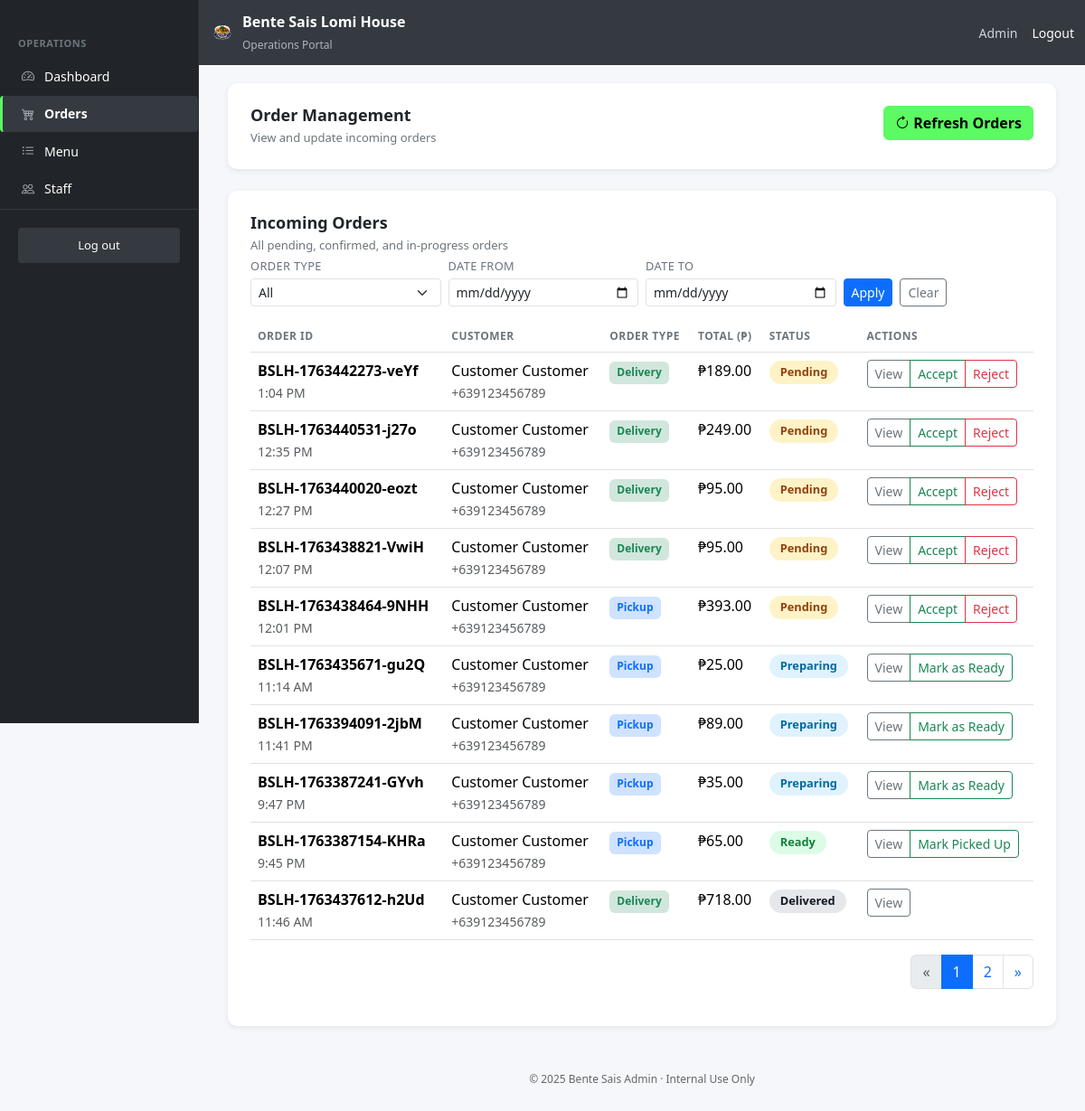
/admin/manage_orders.php (signed in), run on the app's committed database.
### tables this page shows
CREATE TABLE `order_customer_details` (
  `detail_id` int(11) NOT NULL,
  `order_id` int(11) NOT NULL,
  `customer_first_name` varchar(50) NOT NULL,
  `customer_last_name` varchar(50) NOT NULL,
  `customer_phone` varchar(20) NOT NULL,
  `customer_email` varchar(100) DEFAULT NULL,
  `order_notes` text DEFAULT NULL
);

CREATE TABLE `orders` (
  `order_id` int(11) NOT NULL,
  `order_number` varchar(20) NOT NULL,
  `user_id` int(11) DEFAULT NULL,
  `order_type` enum('pickup','delivery') NOT NULL,
  `order_time` datetime NOT NULL,
  `preferred_time` datetime DEFAULT NULL,
  `status` enum('pending','confirmed','preparing','ready','out_for_delivery','delivered','completed','cancelled') DEFAULT 'pending',
  `subtotal` decimal(10,2) NOT NULL DEFAULT 0.00,
  `delivery_fee` decimal(10,2) NOT NULL DEFAULT 0.00,
  `tip_amount` decimal(10,2) NOT NULL DEFAULT 0.00,
  `total_amount` decimal(10,2) NOT NULL DEFAULT 0.00,
  `handler_id` int(11) DEFAULT NULL,
  `driver_id` int(11) DEFAULT NULL,
  `confirmed_at` datetime DEFAULT NULL,
  `preparing_at` datetime DEFAULT NULL,
  `ready_at` datetime DEFAULT NULL,
  `out_for_delivery_at` datetime DEFAULT NULL,
  `delivered_at` datetime DEFAULT NULL,
  `cancelled_at` datetime DEFAULT NULL,
  `created_at` datetime DEFAULT current_timestamp(),
  `updated_at` datetime DEFAULT current_timestamp() ON UPDATE current_timestamp()
);

### admin/manage_orders.php (the view, shortened to what this page needs)
<?php
include __DIR__ . '/includes/header.php';
$date_from = $_GET['date_from'] ?? '';
$date_to   = $_GET['date_to'] ?? '';
$whereClauses = ["1=1"];
$whereSql = implode(' AND ', $whereClauses);
$perPage = 10;
$page = isset($_GET['page']) && ctype_digit($_GET['page']) && (int)$_GET['page'] > 0
    ? (int)$_GET['page']
    : 1;
$count_sql = "
    SELECT COUNT(*) AS total
    FROM orders o
    LEFT JOIN order_customer_details ocd ON o.order_id = ocd.order_id
    WHERE {$whereSql}
";
$count_result = $conn->query($count_sql);
$total_rows = $count_result ? (int)$count_result->fetch_assoc()['total'] : 0;
$total_pages = max(1, (int)ceil($total_rows / $perPage));
$offset = ($page - 1) * $perPage;
$queryParams = $_GET;
unset($queryParams['page']);
$baseQuery = http_build_query($queryParams);
$paginationBaseUrl = 'manage_orders.php' . ($baseQuery ? '?' . $baseQuery . '&' : '?');
$orders_query = "
    SELECT
        o.order_id,
        o.order_number,
        o.order_type,
        o.total_amount,
        o.status,
        o.created_at,
        ocd.customer_first_name,
        ocd.customer_last_name,
        ocd.customer_phone
    FROM orders o
    LEFT JOIN order_customer_details ocd ON o.order_id = ocd.order_id
    WHERE {$whereSql}
    ORDER BY
        CASE o.status
            WHEN 'pending' THEN 1
            WHEN 'confirmed' THEN 2
            WHEN 'preparing' THEN 3
            WHEN 'ready' THEN 4
            WHEN 'out_for_delivery' THEN 5
            ELSE 6
        END,
        o.created_at DESC
    LIMIT {$perPage} OFFSET {$offset};
";
$orders_result = $conn->query($orders_query);
?>
<div class="container-fluid">
  <?php include __DIR__ . '/includes/sidebar.php'; ?>
  <main class="main-content">
    <section class="content-card mb-4">
      <div class="content-card-header">
        <div class="left">
          <h2>Order Management</h2>
          <p>View and update incoming orders</p>
        </div>
        <div class="right">
          <button class="btn btn-success" id="btn-refresh">
            <i class="bi bi-arrow-clockwise"></i> Refresh Orders
          </button>
        </div>
      </div>
    </section>
    <section class="content-card">
      <div class="content-card-header">
        <div class="left">
          <h2>Incoming Orders</h2>
          <p>All pending, confirmed, and in-progress orders</p>
        </div>
      </div>
      <form class="row g-2 mb-3 filter-form" method="get">
        <div class="col-md-3 col-sm-6">
          <label class="form-label mb-1">Order Type</label>
          <select class="form-select form-select-sm" name="order_type">
            <option value="">All</option>
          </select>
        </div>
        <div class="col-md-3 col-sm-6">
          <label class="form-label mb-1">Date From</label>
          <input type="date"
                 class="form-control form-control-sm"
                 name="date_from"
                 value="<?= htmlspecialchars($date_from) ?>">
        </div>
        <div class="col-md-3 col-sm-6">
          <label class="form-label mb-1">Date To</label>
          <input type="date"
                 class="form-control form-control-sm"
                 name="date_to"
                 value="<?= htmlspecialchars($date_to) ?>">
        </div>
        <div class="col-md-3 col-sm-6 d-flex align-items-end">
          <button type="submit" class="btn btn-primary btn-sm me-2">Apply</button>
          <a href="manage_orders.php" class="btn btn-outline-secondary btn-sm">Clear</a>
        </div>
      </form>
      <div class="table-responsive">
        <table class="table table-hover">
          <thead>
            <tr>
              <th>Order ID</th>
              <th>Customer</th>
              <th>Order Type</th>
              <th>Total (₱)</th>
              <th>Status</th>
              <th>Actions</th>
            </tr>
          </thead>
          <tbody>
            <?php if ($orders_result && $orders_result->num_rows > 0): ?>
              <?php while($order = $orders_result->fetch_assoc()): ?>
                <?php
                  $status = $order['status'];
                  $status_map = [
                    'pending'          => 'status-pending',
                    'confirmed'        => 'status-confirmed',
                    'preparing'        => 'status-preparing',
                    'ready'            => 'status-ready',
                    'out_for_delivery' => 'status-out-for-delivery',
                    'delivered'        => 'status-delivered',
                    'completed'        => 'status-completed',
                    'cancelled'        => 'status-cancelled',
                  ];
                  $status_class = $status_map[$status] ?? '';
                  $customer_name = htmlspecialchars(($order['customer_first_name'] ?? '') . ' ' . ($order['customer_last_name'] ?? ''));
                ?>
                <tr data-row-id="<?= (int)$order['order_id'] ?>">
                  <td>
                    <strong><?= htmlspecialchars($order['order_number'] ?? $order['order_id']) ?></strong><br>
                    <small class="text-muted"><?= date('g:i A', strtotime($order['created_at'])) ?></small>
                  </td>
                  <td>
                    <?= $customer_name ?><br>
                    <small class="text-muted"><?= htmlspecialchars($order['customer_phone'] ?? '') ?></small>
                  </td>
                  <td>
                    <?php if ($order['order_type'] == 'delivery'): ?>
                      <span class="badge bg-success-subtle text-success">Delivery</span>
                    <?php else: ?>
                      <span class="badge bg-primary-subtle text-primary">Pickup</span>
                    <?php endif; ?>
                  </td>
                  <td>₱<?= number_format((float)$order['total_amount'], 2) ?></td>
                  <td>
                    <span class="status-badge <?= $status_class ?>">
                      <?= htmlspecialchars(ucfirst(str_replace('_', ' ', $status))) ?>
                    </span>
                  </td>
                  <td>
                    <div class="btn-group btn-group-sm">
                      <button class="btn btn-outline-secondary btn-view"
                              data-order-id="<?= (int)$order['order_id'] ?>">
                        View
                      </button>
                      <?php if ($status == 'pending'): ?>
                        <button
                          class="btn btn-outline-success btn-accept"
                          data-order-id="<?= (int)$order['order_id'] ?>"
                          data-total="<?= (float)$order['total_amount'] ?>"
                          data-customer="<?= $customer_name ?>"
                        >
                          Accept
                        </button>
                        <button class="btn btn-outline-danger">Reject</button>
                      <?php elseif ($status == 'confirmed' || $status == 'preparing'): ?>
                        <button class="btn btn-outline-success">Mark as Ready</button>
                      <?php elseif ($status == 'ready' && $order['order_type'] == 'delivery'): ?>
                        <button class="btn btn-outline-success">Mark Out for Delivery</button>
                      <?php elseif ($status == 'ready' && $order['order_type'] == 'pickup'): ?>
                        <button class="btn btn-outline-success">Mark Picked Up</button>
                      <?php elseif ($status == 'out_for_delivery'): ?>
                         <button class="btn btn-outline-success">Mark Delivered</button>
                      <?php endif; ?>
                    </div>
                  </td>
                </tr>
              <?php endwhile; ?>
            <?php else: ?>
              <tr>
                <td colspan="6" class="text-center text-muted">No orders found for this filter.</td>
              </tr>
            <?php endif; ?>
          </tbody>
        </table>
      </div>
      <?php if ($total_pages > 1): ?>
        <nav aria-label="Orders pagination">
          <ul class="pagination justify-content-end">
            <li class="page-item <?= $page <= 1 ? 'disabled' : '' ?>">
              <?php if ($page <= 1): ?>
                <span class="page-link" aria-label="Previous">&laquo;</span>
              <?php else: ?>
                <a class="page-link"
                   href="<?= htmlspecialchars($paginationBaseUrl . 'page=' . ($page - 1)) ?>"
                   aria-label="Previous">&laquo;</a>
              <?php endif; ?>
            </li>
            <?php for ($p = 1; $p <= $total_pages; $p++): ?>
              <li class="page-item <?= $p == $page ? 'active' : '' ?>">
                <a class="page-link"
                   href="<?= htmlspecialchars($paginationBaseUrl . 'page=' . $p) ?>">
                  <?= $p ?>
                </a>
              </li>
            <?php endfor; ?>
            <li class="page-item <?= $page >= $total_pages ? 'disabled' : '' ?>">
              <?php if ($page >= $total_pages): ?>
                <span class="page-link" aria-label="Next">&raquo;</span>
              <?php else: ?>
                <a class="page-link"
                   href="<?= htmlspecialchars($paginationBaseUrl . 'page=' . ($page + 1)) ?>"
                   aria-label="Next">&raquo;</a>
              <?php endif; ?>
            </li>
          </ul>
        </nav>
      <?php endif; ?>
    </section>
  </main>
</div>
<?php include __DIR__ . '/includes/footer.php'; ?>

### assets/css/admin_dashboard.css (style rules this page uses)
:root { --avocado-green: #5cfa63; --sidebar-width: 220px; }
body { font-family: "Segoe UI", Arial, sans-serif; background-color: #f5f7fa; }
.main-content { margin-left: var(--sidebar-width); padding: 20px; transition: margin-left 0.3s ease; }
.content-card { background: #fff; padding: 25px; border-radius: 10px; box-shadow: 0 2px 6px rgba(0,0,0,0.08); margin-bottom: 20px; }
.content-card-header { display: flex; justify-content: space-between; flex-wrap: wrap; gap: 12px; align-items: flex-start; }
.content-card-header .left h2 { font-size: 18px; color: #212529; margin: 0; font-weight: 600; line-height: 1.2; }
.content-card-header .left p { font-size: 13px; color: #6c757d; margin: 4px 0 0; }
.badge { display: inline-block; font-size: 12px; line-height: 1.4; padding: 4px 8px; border-radius: 6px; font-weight: 600; }
.btn-success { background-color: var(--avocado-green); border-color: var(--avocado-green); color: #000; font-weight: 600; }
.table th { border-top: none; font-weight: 600; font-size: 12px; text-transform: uppercase; letter-spacing: .04em; color: #6c757d; }
.table .btn-group .btn { display: inline-flex; align-items: center; gap: 5px; }
.form-label { font-size: 13px; font-weight: 500; color: #343a40; margin-bottom: 4px; }

### admin/includes/header.php (style rules this page uses)
.status-badge { display: inline-block; padding: 3px 12px; border-radius: 999px; font-size: 0.8rem; font-weight: 600; white-space: nowrap; }
.status-pending { background-color: #fef3c7; color: #92400e; }
.status-preparing { background-color: #e0f2fe; color: #0369a1; }
.status-ready { background-color: #dcfce7; color: #15803d; }
.status-delivered, .status-completed { background-color: #e5e7eb; color: #111827; }

### admin/manage_orders.php (style rules this page uses)
.status-badge { display: inline-block; padding: 3px 12px; border-radius: 999px; font-size: 0.8rem; font-weight: 600; white-space: nowrap; }
.status-pending { background:#fef3c7; color:#92400e; }
.status-preparing { background:#e0f2fe; color:#0369a1; }
.status-ready { background:#dcfce7; color:#15803d; }
.status-delivered, .status-completed { background:#e5e7eb; color:#111827; }
.filter-form .form-label { font-size: .8rem; text-transform: uppercase; letter-spacing: .03em; color: #6b7280; }

### data on the page
order_customer_details: order.order_number "BSLH-1763442273-veYf", order.created_at "1:04 PM", customer_name "Customer Customer", customer_phone "+639123456789", shows "Delivery", order.total_amount "189.00", order.status "Pending"
order_customer_details: order.order_number "BSLH-1763440531-j27o", order.created_at "12:35 PM", customer_name "Customer Customer", customer_phone "+639123456789", shows "Delivery", order.total_amount "249.00", order.status "Pending"
order_customer_details: order.order_number "BSLH-1763440020-eozt", order.created_at "12:27 PM", customer_name "Customer Customer", customer_phone "+639123456789", shows "Delivery", order.total_amount "95.00", order.status "Pending"
order_customer_details: order.order_number "BSLH-1763438821-VwiH", order.created_at "12:07 PM", customer_name "Customer Customer", customer_phone "+639123456789", shows "Delivery", order.total_amount "95.00", order.status "Pending"
order_customer_details: order.order_number "BSLH-1763438464-9NHH", order.created_at "12:01 PM", customer_name "Customer Customer", customer_phone "+639123456789", shows "Pickup", order.total_amount "393.00", order.status "Pending"
order_customer_details: order.order_number "BSLH-1763435671-gu2Q", order.created_at "11:14 AM", customer_name "Customer Customer", customer_phone "+639123456789", shows "Pickup", order.total_amount "25.00", order.status "Preparing", shows "Mark as Ready"
order_customer_details: order.order_number "BSLH-1763394091-2jbM", order.created_at "11:41 PM", customer_name "Customer Customer", customer_phone "+639123456789", shows "Pickup", order.total_amount "89.00", order.status "Preparing", shows "Mark as Ready"
order_customer_details: order.order_number "BSLH-1763387241-GYvh", order.created_at "9:47 PM", customer_name "Customer Customer", customer_phone "+639123456789", shows "Pickup", order.total_amount "35.00", order.status "Preparing", shows "Mark as Ready"
order_customer_details: order.order_number "BSLH-1763387154-KHRa", order.created_at "9:45 PM", customer_name "Customer Customer", customer_phone "+639123456789", shows "Pickup", order.total_amount "65.00", order.status "Ready", shows "Mark Picked Up"
order_customer_details: order.order_number "BSLH-1763437612-h2Ud", order.created_at "11:46 AM", customer_name "Customer Customer", customer_phone "+639123456789", shows "Delivery", order.total_amount "718.00", order.status "Delivered"

### other printed values
get_user_name() "Admin"
